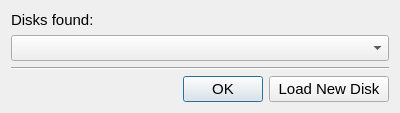
<?xml version="1.0" encoding="UTF-8"?>
<ui version="4.0">
 <class>DiskLoad</class>
 <widget class="QDialog" name="DiskLoad">
  <property name="geometry">
   <rect>
    <x>0</x>
    <y>0</y>
    <width>400</width>
    <height>109</height>
   </rect>
  </property>
  <property name="font">
   <font>
    <pointsize>11</pointsize>
   </font>
  </property>
  <property name="windowTitle">
   <string>Load Disk</string>
  </property>
  <property name="windowIcon">
   <iconset resource="../../resources/resources.qrc">
    <normaloff>:/rec/ico/megatron.ico</normaloff>:/rec/ico/megatron.ico</iconset>
  </property>
  <layout class="QVBoxLayout" name="verticalLayout">
   <item>
    <widget class="QLabel" name="label">
     <property name="font">
      <font>
       <pointsize>11</pointsize>
      </font>
     </property>
     <property name="text">
      <string>Disks found:</string>
     </property>
    </widget>
   </item>
   <item>
    <widget class="QComboBox" name="comboBox"/>
   </item>
   <item>
    <widget class="Line" name="line">
     <property name="orientation">
      <enum>Qt::Horizontal</enum>
     </property>
    </widget>
   </item>
   <item>
    <layout class="QHBoxLayout" name="horizontalLayout">
     <item>
      <spacer name="horizontalSpacer">
       <property name="orientation">
        <enum>Qt::Horizontal</enum>
       </property>
       <property name="sizeHint" stdset="0">
        <size>
         <width>40</width>
         <height>20</height>
        </size>
       </property>
      </spacer>
     </item>
     <item>
      <widget class="QPushButton" name="okButton">
       <property name="text">
        <string>OK</string>
       </property>
      </widget>
     </item>
     <item>
      <widget class="QPushButton" name="newDiskButton">
       <property name="minimumSize">
        <size>
         <width>120</width>
         <height>0</height>
        </size>
       </property>
       <property name="text">
        <string>Load New Disk</string>
       </property>
      </widget>
     </item>
    </layout>
   </item>
  </layout>
 </widget>
 <resources>
  <include location="../../resources/resources.qrc"/>
 </resources>
 <connections/>
</ui>
